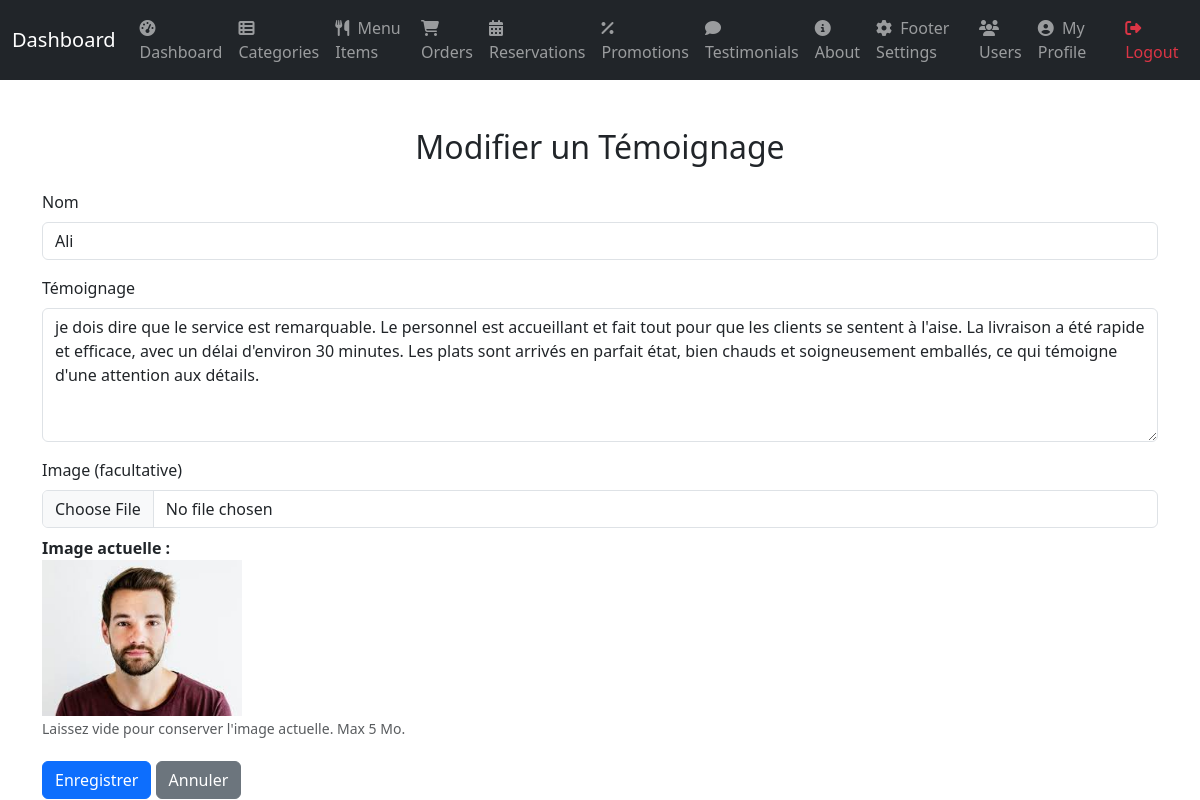
The page /admin/edit_testimonial.php?id=9 (signed in) on the database its author committed.
### tables this page shows
CREATE TABLE `testimonials` (
  `id` int(11) NOT NULL,
  `name` varchar(100) NOT NULL,
  `testimonial` text NOT NULL,
  `image_url` varchar(255) NOT NULL
);

### admin/edit_testimonial.php (the view, shortened to what this page needs)
<?php
require_once 'db.php';
$testimonial_id = isset($_GET['id']) ? intval($_GET['id']) : 0;
try {
    $stmt = $pdo->prepare("SELECT * FROM testimonials WHERE id = ?");
    $stmt->execute([$testimonial_id]);
    $item = $stmt->fetch(PDO::FETCH_ASSOC);
} catch (PDOException $e) {
    echo '<script>alert("Erreur lors de la récupération du témoignage : ' . htmlspecialchars($e->getMessage()) . '");</script>';
    exit;
}
?>
<?php include_once 'includes/header.php'; ?>
<div class="container mt-5">
    <h2 class="text-center mb-4">Modifier un Témoignage</h2>
    <form method="POST" action="" enctype="multipart/form-data">
        <div class="mb-3">
            <label for="name" class="form-label">Nom</label>
            <input type="text" class="form-control" id="name" name="name" value="<?php echo htmlspecialchars($item['name']); ?>" required>
        </div>
        <div class="mb-3">
            <label for="testimonial" class="form-label">Témoignage</label>
            <textarea class="form-control" id="testimonial" name="testimonial" rows="5" required><?php echo htmlspecialchars($item['testimonial']); ?></textarea>
        </div>
        <div class="mb-3">
            <label for="image" class="form-label">Image (facultative)</label>
            <input type="file" class="form-control" id="image" name="image" accept="image/*">
            <?php if (!empty($item['image_url'])): ?>
                <div class="mt-2">
                    <strong>Image actuelle :</strong><br>
                    <img src="<?php echo htmlspecialchars($item['image_url']); ?>" alt="Image actuelle" style="max-width: 200px;">
                </div>
            <?php endif; ?>
            <small class="form-text text-muted">Laissez vide pour conserver l'image actuelle. Max 5 Mo.</small>
        </div>
        <button type="submit" class="btn btn-primary">Enregistrer</button>
        <a href="testimonials.php" class="btn btn-secondary">Annuler</a>
    </form>
</div>
<?php include_once 'includes/footer.php'; ?>

### admin/css/admin.css (style rules this page uses)
html, body { height: 100%; margin: 0; padding: 0; }
.btn { margin-top: 5px !important; margin-bottom: 5px !important; }

### rows shown on the page
testimonials: name "Ali", testimonial "je dois dire que le service est remarquable. Le personnel est accueillant et fait tout pour que les clients se sentent à l'aise. La livraison a été rapide et efficace, avec un délai d'environ 30 minutes. Les plats sont arrivés en parfait état, bien chauds et soigneusement emballés, ce qui témoigne d'une attention aux détails.", image_url (picture)
